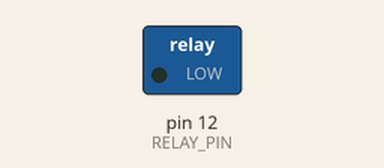
The sketch below on a simulated Arduino Uno, built with avr-gcc and run on an emulated ATmega328P. Parts: switched loads named in the sketch (green lamp = pin HIGH). What the sketch prints to the serial monitor is not drawn.

Above: at 2.5 s.
At 7.5 s:
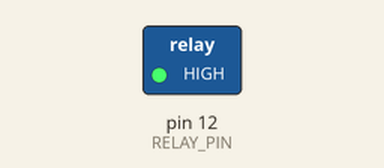
Timing chart, 0 to 13.0 s (numbered marks = the images above):
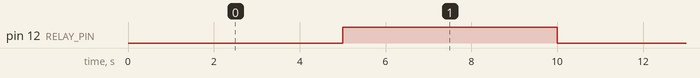

The sketch:

Relay_Water_Pump_test.ino
```cpp
#define RELAY_PIN 12  // GPIO pin connected to relay module

void setup() {
  Serial.begin(115200);
  pinMode(RELAY_PIN, OUTPUT);
  digitalWrite(RELAY_PIN, HIGH); // Turn OFF pump initially (active LOW)
  Serial.println("Relay (Water Pump) Test Started");
}

void loop() {
  Serial.println("🔌 Turning ON Pump...");
  digitalWrite(RELAY_PIN, LOW); // Turn ON pump (relay active LOW)
  delay(5000);                  // Pump ON for 5 seconds

  Serial.println("🛑 Turning OFF Pump...");
  digitalWrite(RELAY_PIN, HIGH); // Turn OFF pump
  delay(5000);                   // Pump OFF for 5 seconds
}
```

Measured:
- by itself, pin 12 (RELAY_PIN): alternates HIGH for 5.0 s and LOW for 5.0 s
